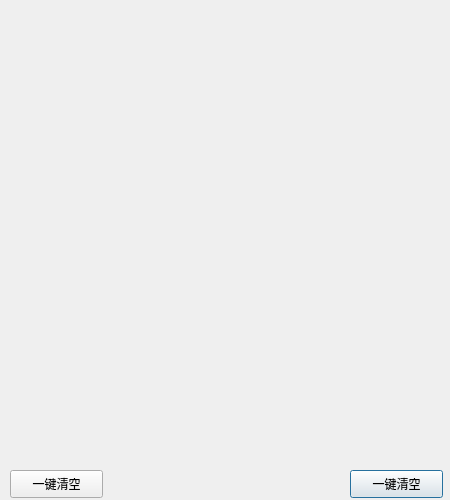
<?xml version="1.0" encoding="UTF-8"?>
<ui version="4.0">
 <class>emailDialog</class>
 <widget class="QDialog" name="emailDialog">
  <property name="geometry">
   <rect>
    <x>0</x>
    <y>0</y>
    <width>450</width>
    <height>500</height>
   </rect>
  </property>
  <property name="windowTitle">
   <string>Dialog</string>
  </property>
  <widget class="QPushButton" name="pb_clear">
   <property name="geometry">
    <rect>
     <x>350</x>
     <y>470</y>
     <width>93</width>
     <height>28</height>
    </rect>
   </property>
   <property name="text">
    <string>一键清空</string>
   </property>
  </widget>
  <widget class="QScrollArea" name="scrollArea">
   <property name="geometry">
    <rect>
     <x>0</x>
     <y>0</y>
     <width>451</width>
     <height>461</height>
    </rect>
   </property>
   <property name="frameShape">
    <enum>QFrame::NoFrame</enum>
   </property>
   <property name="widgetResizable">
    <bool>true</bool>
   </property>
   <widget class="QWidget" name="scrollAreaWidgetContents">
    <property name="geometry">
     <rect>
      <x>0</x>
      <y>0</y>
      <width>451</width>
      <height>461</height>
     </rect>
    </property>
    <layout class="QVBoxLayout" name="verticalLayout">
     <property name="leftMargin">
      <number>0</number>
     </property>
     <property name="topMargin">
      <number>3</number>
     </property>
     <property name="rightMargin">
      <number>0</number>
     </property>
     <property name="bottomMargin">
      <number>3</number>
     </property>
     <item>
      <widget class="QWidget" name="wdg_list" native="true"/>
     </item>
     <item>
      <spacer name="verticalSpacer">
       <property name="orientation">
        <enum>Qt::Vertical</enum>
       </property>
       <property name="sizeHint" stdset="0">
        <size>
         <width>20</width>
         <height>880</height>
        </size>
       </property>
      </spacer>
     </item>
    </layout>
   </widget>
  </widget>
  <widget class="QPushButton" name="pb_clear_friend">
   <property name="geometry">
    <rect>
     <x>10</x>
     <y>470</y>
     <width>93</width>
     <height>28</height>
    </rect>
   </property>
   <property name="text">
    <string>一键清空</string>
   </property>
  </widget>
 </widget>
 <resources/>
 <connections/>
</ui>
